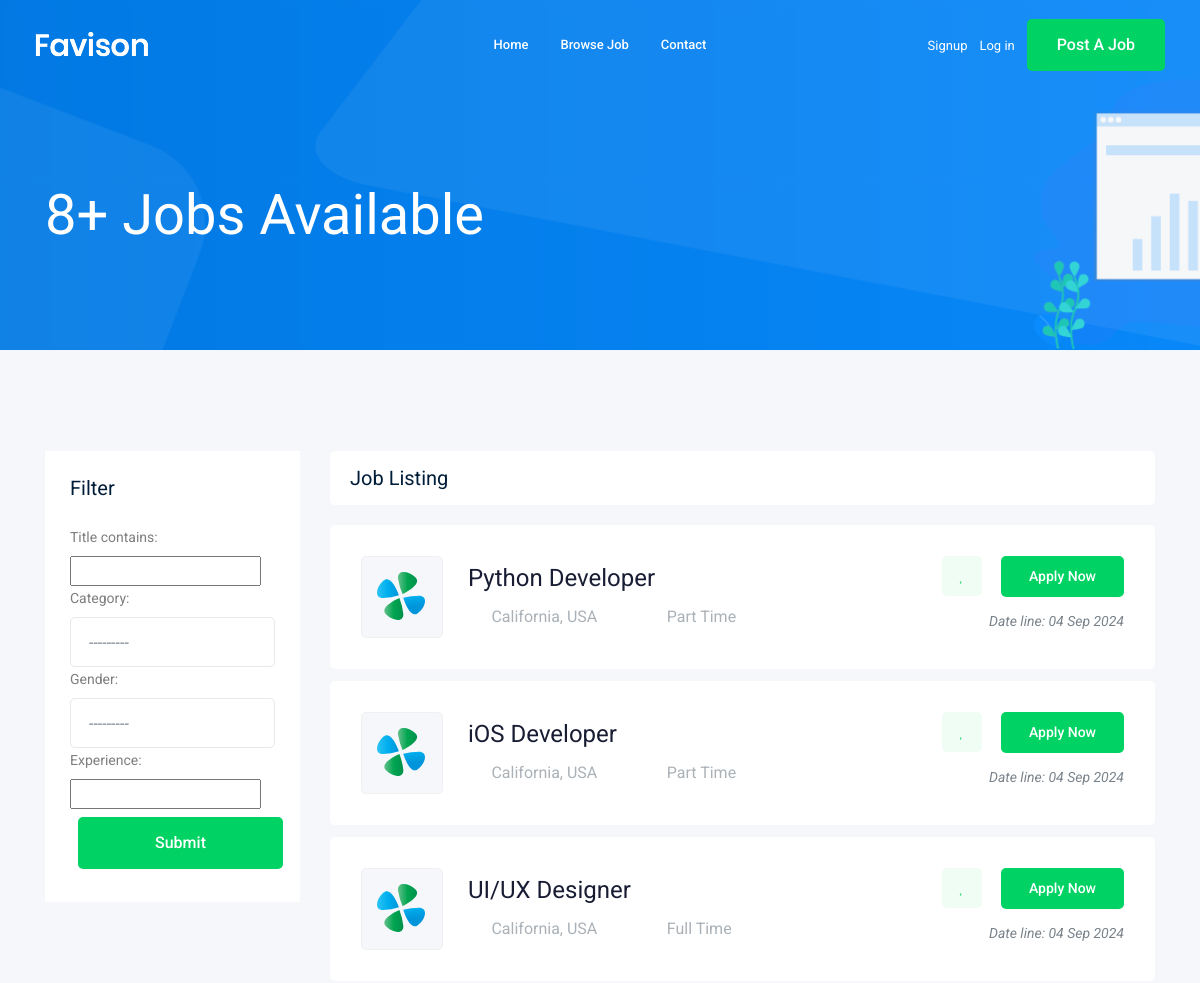
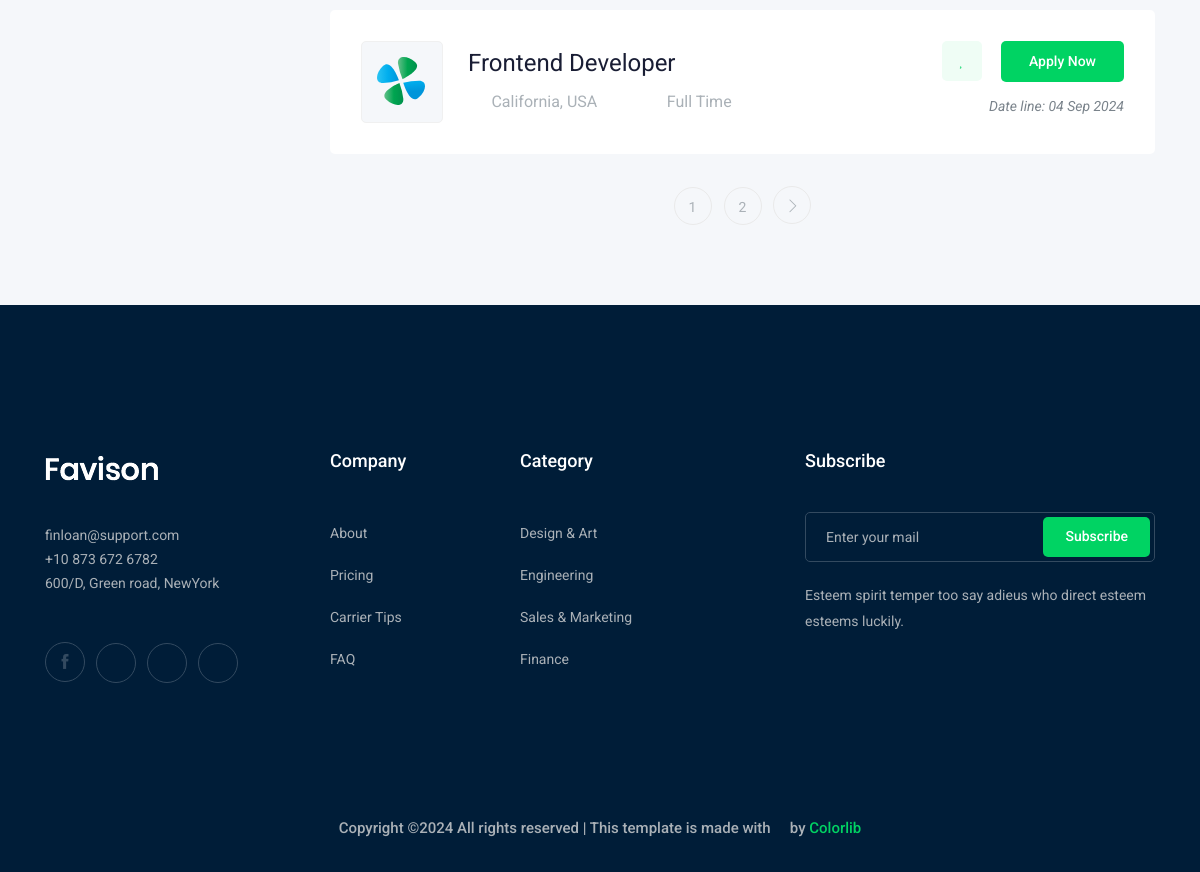
Screenshot of /jobs/ with the database file from the repository (2 pictures, top to bottom).
### job/models.py (models this page shows, shortened)
class Job(models.Model):
    owner= models.ForeignKey(User,related_name='job_owner',on_delete=models.CASCADE)
    title = models.CharField(max_length=50)
    job_type = models.CharField(max_length=15, choices=JOB_TYPE)
    description = models.TextField()
    publishAt = models.DateTimeField(auto_now=True)
    vacancy = models.IntegerField(default=1)
    salary = models.DecimalField(max_digits=10, decimal_places=2)
    category = models.ForeignKey('Category', on_delete=models.CASCADE)
    experience = models.IntegerField(default=1)
    gender = models.CharField(max_length=10, choices=GENDER_TYPE)
    image = models.ImageField(upload_to=image_upload)
    slug = models.SlugField(null=True, blank=True)

### job/views.py (the view)
# urls.py: path('' , views.job_list , name="job_list"),
def job_list(request):
    job_list = Job.objects.all()
    myfilter=JobFilter(request.GET,queryset=job_list)
    job_list=myfilter.qs
    paginator = Paginator(job_list, 4)
    page_number = request.GET.get("page")
    page_obj = paginator.get_page(page_number)
    context = {
        "jobs": page_obj,
        "jobsCounts": job_list.count(),
        "myfilter":myfilter
    }
    return render(request, 'job/job_list.html', context)

### job/models.py (called while the page is built)
    def __str__(self) -> str:
        return self.nama

### job/templates/job/job_list.html (shortened to what this page needs)
{% extends "base.html" %}
{% block body %}
    <div class="bradcam_area bradcam_bg_1">
        <div class="container">
            <div class="row">
                <div class="col-xl-12">
                    <div class="bradcam_text">
                        <h3>{{ jobsCounts }}+ Jobs Available</h3>
                    </div>
                </div>
            </div>
        </div>
    </div>
    <div class="job_listing_area plus_padding">
        <div class="container">
            <div class="row">
                <div class="col-lg-3">
                    <div class="job_filter white-bg">
                        <div class="form_inner white-bg">
                            <h3>Filter</h3>
                            <form action="#">
                                {{ myfilter.form }}
                                <input type="submit" class="boxed-btn3 w-100 m-2">
                            </form>
                        </div>
                    </div>
                </div>
                <div class="col-lg-9">
                    <div class="recent_joblist_wrap">
                        <div class="recent_joblist white-bg ">
                            <div class="row align-items-center">
                                <div class="col-md-6">
                                    <h4>Job Listing</h4>
                                </div>
                                <div class="col-md-6">
                                </div>
                            </div>
                        </div>
                    </div>
                    <div class="job_lists m-0">
                        <div class="row">
                            {% for job in jobs %}
                            <div class="col-lg-12 col-md-12">
                                <div class="single_jobs white-bg d-flex justify-content-between">
                                    <div class="jobs_left d-flex align-items-center">
                                        <div class="thumb">
                                            <img src="img/svg_icon/1.svg" alt="">
                                        </div>
                                        <div class="jobs_conetent">
                                            <a href="{% url 'jobs:job_detail' job.slug %}"><h4>{{ job.title }}</h4></a>
                                            <div class="links_locat d-flex align-items-center">
                                                <div class="location">
                                                    <p> <i class="fa fa-map-marker"></i> California, USA</p>
                                                </div>
                                                <div class="location">
                                                    <p> <i class="fa fa-clock-o"></i>{{ job.job_type }}</p>
                                                </div>
                                            </div>
                                        </div>
                                    </div>
                                    <div class="jobs_right">
                                        <div class="apply_now">
                                            <a class="heart_mark" href="#"> <i class="fa fa-heart"></i> </a>
                                            <a href="{% url 'jobs:job_detail' job.slug %}" class="boxed-btn3">Apply Now</a>
                                        </div>
                                        <div class="date">
                                            <p>Date line: {{ job.publishAt | date:'d M o' }}</p>
                                        </div>
                                    </div>
                                </div>
                            </div>
                            {% endfor %}
                        </div>
                        {% if jobs.has_other_pages %}
                        <div class="row">
                            <div class="col-lg-12">
                                <div class="pagination_wrap">
                                    <ul>
                                        {% for i in jobs.paginator.page_range %}
                                            <li><a href="?page={{ i }}"><span>{{ i }}</span></a></li>
                                        {% endfor %}
                                        {% if jobs.has_next %}
                                            <li><a href="?page={{ jobs.next_page_number }}"><i class="ti-angle-right"></i></a></li>
                                        {% endif %}
                                    </ul>
                                </div>
                            </div>
                        </div>
                    {% endif %}
                    </div>
                </div>
            </div>
        </div>
    </div>
{% endblock body %}

### rows the page displays
Job: title "Python Developer", job_type "Part Time", publishAt "04 Sep 2024"
Job: title "iOS Developer", job_type "Part Time", publishAt "04 Sep 2024"
Job: title "UI/UX Designer", job_type "Full Time", publishAt "04 Sep 2024"
Job: title "Frontend Developer", job_type "Full Time", publishAt "04 Sep 2024"

### other values shown
{{ jobsCounts }} "8"
{{ i }} "1" "2"
